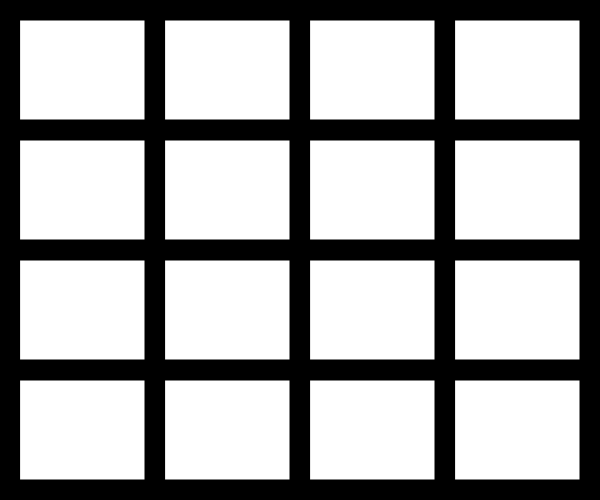
Frame 1 (no input)
Frame 60 (no input): identical to frame 1, image omitted
Frame 120 (the mouse pressed at the canvas centre since frame 60): identical to frame 1, image omitted

The p5.js sketch that drew this single still picture (run headless with seeded random() and noise() and a simulated clock; from frame 60 on, the mouse is pressed at the canvas centre):

// p5.js sketch
// ── sketch.js
let cloudPath = 'https://static-assets.codecademy.com/Courses/Learn-p5/projects/cloud.mp4';
let starsPath = 'https://static-assets.codecademy.com/Courses/Learn-p5/projects/stars.mp4';
let staticPath = 'https://static-assets.codecademy.com/Courses/Learn-p5/projects/static.mp4';
let humanPath = 'https://static-assets.codecademy.com/Courses/Learn-p5/projects/human.mp4';

let cloudVideo, starsVideo, staticVideo, humanVideo;
let videos;
let outsideVideos;

let margin = 20;
let numOfScreensTall = 4;
let numOfScreensWide = 4;

let counter = 1;

function setup() {
  createCanvas(600, 500);
  // TODO: Load videos

  // TODO: Populate videos array

  // TODO: Iterate over videos to loop, mute, and hide each one

  // TODO: Populate outsideVideos array

}

function draw() {
  background(0);

  // Calculate the width and height for each "screen" in the grid
  let w = (width - margin * (numOfScreensWide + 1)) / numOfScreensWide;
  let h = (height - margin * (numOfScreensWide + 1)) / numOfScreensWide;

  // Create a 4x4 grid of screens with a margin of 20px
  for (let i = 0; i < numOfScreensWide; i++) {
    for (let j = 0; j < numOfScreensTall; j++) {

      // Calculate current x, y position where this "screen" should be drawn
      let x = margin + i * (w + margin);
      let y = margin + j * (h + margin);

      // Draw a white rectangle to demonstrate where this "screen" is
      fill(255);
      rect(x, y, w, h);

      // TODO: Fill this "screen" with a video, according to its (i,j) position

    }
  }
}

// TODO: Make videos on the outside change when mouse is clicked
